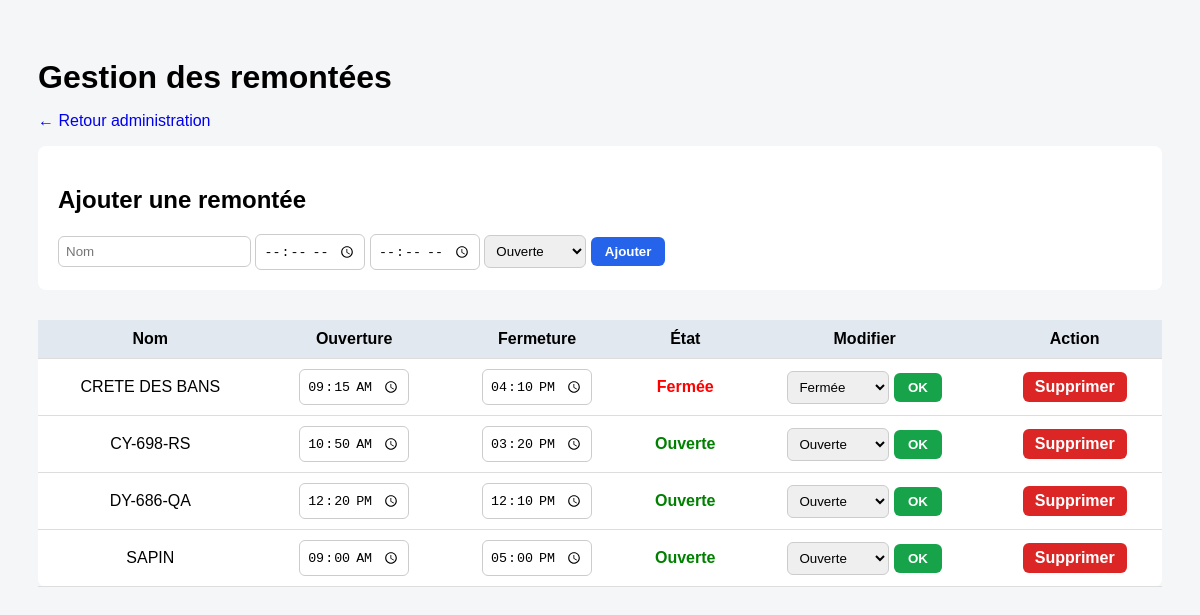
/V1.5/admin_remontees.php (signed in), run on the app's committed database.
### tables this page shows
CREATE TABLE `remontes` (
  `id_remonte` int(11) NOT NULL,
  `nom` varchar(100) NOT NULL,
  `heure_ouverture` time DEFAULT NULL,
  `heure_fermeture` time DEFAULT NULL,
  `etat` enum('ouvert','ferme','en_evacuation') DEFAULT 'ferme'
);

### WEB/V1.5/admin_remontees.php (the view, shortened to what this page needs)
<?php
require 'config.php';
$remontees = $pdo->query(
    "SELECT * FROM remontes ORDER BY nom"
)->fetchAll();
?>
<!DOCTYPE html>
<html lang="fr">
<head>
</head>
<body>
<h1>Gestion des remontées</h1>
<p><a href="admin.php">← Retour administration</a></p>
<form method="post">
    <h2>Ajouter une remontée</h2>
    <input name="nom" placeholder="Nom" required>
    <input type="time" name="heure_ouverture" required>
    <input type="time" name="heure_fermeture" required>
    <select name="etat">
        <option value="ouvert">Ouverte</option>
    </select>
    <button class="btn-primary" name="ajout" value="1">Ajouter</button>
</form>
<table>
<tr>
    <th>Nom</th>
    <th>Ouverture</th>
    <th>Fermeture</th>
    <th>État</th>
    <th>Modifier</th>
    <th>Action</th>
</tr>
<?php foreach ($remontees as $r): ?>
<tr>
<form method="post">
    <td><?= htmlspecialchars($r['nom']) ?></td>
    <td>
        <input type="time"
               name="heure_ouverture"
               value="<?= $r['heure_ouverture'] ?>"
               required>
    </td>
    <td>
        <input type="time"
               name="heure_fermeture"
               value="<?= $r['heure_fermeture'] ?>"
               required>
    </td>
    <td>
        <?php
        if ($r['etat'] === 'ouvert')
            echo '<span class="status-ouvert">Ouverte</span>';
        elseif ($r['etat'] === 'ferme')
            echo '<span class="status-ferme">Fermée</span>';
        else
            echo '<span class="status-evac">Évacuation</span>';
        ?>
    </td>
    <td>
        <select name="etat">
            <option value="ouvert" <?= $r['etat']=='ouvert'?'selected':'' ?>>Ouverte</option>
            <option value="ferme" <?= $r['etat']=='ferme'?'selected':'' ?>>Fermée</option>
        </select>
        <button class="btn-success">OK</button>
    </td>
    <td class="actions">
        <a href="?delete=<?= $r['id_remonte'] ?>"
           onclick="return confirm('Supprimer cette remontée ?')">
           Supprimer
        </a>
    </td>
</form>
</tr>
<?php endforeach; ?>
</table>
</body>
</html>

### WEB/V1.5/admin_remontees.php (style rules this page uses)
body { font-family: Arial, sans-serif; background: #f4f6f8; padding: 30px; }
h1 { margin-bottom: 10px; }
a { text-decoration: none; }
form, table { background: white; padding: 20px; margin-bottom: 30px; border-radius: 8px; }
table { width: 100%; border-collapse: collapse; }
th, td { padding: 10px; border-bottom: 1px solid #ddd; text-align: center; }
th { background: #e2e8f0; }
.status-ouvert { color: green; font-weight: bold; }
.status-ferme { color: red; font-weight: bold; }
input, select { padding: 7px; border-radius: 6px; border: 1px solid #ccc; }
button { padding: 7px 14px; border-radius: 6px; border: none; font-weight: bold; cursor: pointer; }
.btn-primary { background: #2563eb; color: white; }
.btn-success { background: #16a34a; color: white; }
.actions a { display: inline-block; padding: 6px 12px; border-radius: 6px; background: #dc2626; color: white; font-weight: bold; }

### data on the page
remontes: nom "CRETE DES BANS", heure_ouverture "09:15:00", heure_fermeture "16:10:00", shows "Fermée", etat "Fermée"
remontes: nom "CY-698-RS", heure_ouverture "10:50:00", heure_fermeture "15:20:00", shows "Ouverte", etat "Ouverte"
remontes: nom "DY-686-QA", heure_ouverture "12:20:00", heure_fermeture "12:10:00", shows "Ouverte", etat "Ouverte"
remontes: nom "SAPIN", heure_ouverture "09:00:00", heure_fermeture "17:00:00", shows "Ouverte", etat "Ouverte"
